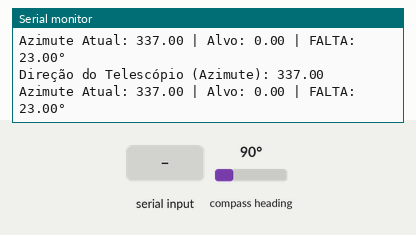
This sketch was run on a simulated Arduino Uno, built with avr-gcc and run on an emulated ATmega328P. Parts: the last lines printed to the serial monitor. Wiring (inferred from the names in the program): QMC5883L compass at I2C address 0x0D; MPU-6050 motion sensor at I2C address 0x68. The inputs (shaded band) are chosen by the test bench; at power-on: compass heading 90°.

Above: at 16.3 s.
16.4 s: compass heading set to 180°
At 17.2 s:
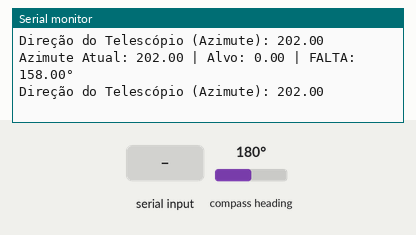
19.4 s: "90,45\n" received over Serial
21.1 s: "30,150\n" received over Serial
24.1 s: compass heading set to 7°
At 25.1 s:
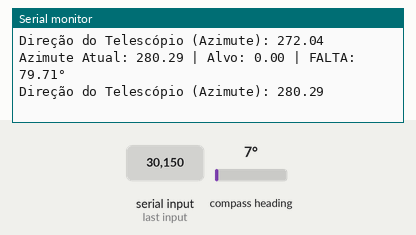
27.1 s: "5\n" received over Serial
30.1 s: compass heading set to 90°
At 30.8 s:
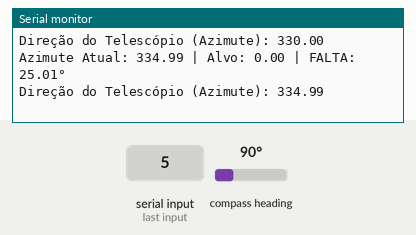
Timing chart, 0 to 33.1 s (numbered marks = the images above; inputs shaded):
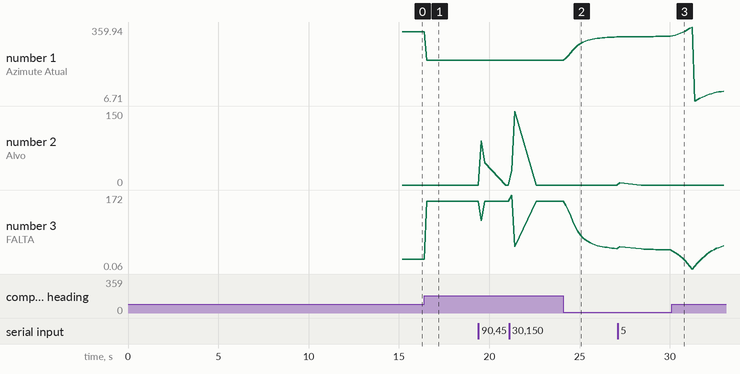

The sketch:

qmc5883l_alvo.ino
```cpp
#include <Wire.h>
#include <math.h>

const int QMC_ADDR = 0x0D;              // Endereço I2C do chip QMC5883L
const float declinacao = -23.0;         // Declinação magnética

// --- VARIÁVEIS DO FILTRO PASSA-BAIXA ---
const float ALPHA = 0.90; // 90% de inércia (memória) e 10% de leitura nova
float eixo_x_filtrado = 0.0;
float eixo_y_filtrado = 0.0;

// Variáveis para rastrear os extremos
int16_t x_min = 32767, x_max = -32768;
int16_t y_min = 32767, y_max = -32768;

//variaveis do offset
float offset_x = 0;
float offset_y = 0;

float anguloAlvo = 0.0;


void lerSensor(int16_t &rx, int16_t &ry, int16_t &rz);


void calibrar();


void setup(){
  Wire.begin();
  Serial.begin(9600);

  // --- 1. estravando a porta do MPU-6050 ---
  Wire.beginTransmission(0x68); // Acorda o MPU
  Wire.write(0x6B);
  Wire.write(0x00);
  Wire.endTransmission();

  Wire.beginTransmission(0x68); // Desabilita os comandos do MPU
  Wire.write(0x6A);
  Wire.write(0x00);
  Wire.endTransmission();

  Wire.beginTransmission(0x68); // Ativa o I2C Bypass Mode (Abre a porta da bússola)
  Wire.write(0x37);
  Wire.write(0x02);
  Wire.endTransmission();

  delay(100); // Dá um tempo para o hardware estabilizar

  // --- 2. CONFIGURANDO A BÚSSOLA (QMC5883L) ---
  // Configurando o Set/Reset Period
  Wire.beginTransmission(0x0D);
  Wire.write(0x0B);
  Wire.write(0x01);
  Wire.endTransmission();

  // Configurando o Control Register 1
  Wire.beginTransmission(0x0D);
  Wire.write(0x09);
  Wire.write(0x1D); // Configura OSR: 512, RNG: 8G, ODR: 200Hz, Modo Contínuo
  Wire.endTransmission();

  Serial.println("=== CALIBRACAO INICIANDO ===");
  Serial.println("Gire o sensor em todas as direcoes!");

  calibrar();

  Serial.println("=== CALIBRACAO FINALIZADA ===");

}

void loop() {

	int16_t x,y,z;
	lerSensor (x,y,z);

	// Auto calibração continmua
	  if (x < x_min) x_min = x;
    if (x > x_max) x_max = x;
    if (y < y_min) y_min = y;
    if (y > y_max) y_max = y;

  	offset_x = (x_max + x_min) / 2.0;
  	offset_y = (y_max + y_min) / 2.0;

	float x_calibrado = x - offset_x;
	float y_calibrado = y - offset_y;


	// --- O FILTRO PASSA-BAIXA ---
  	eixo_x_filtrado = (eixo_x_filtrado * ALPHA) + (x_calibrado * (1.0 - ALPHA));
	eixo_y_filtrado = (eixo_y_filtrado * ALPHA) + (y_calibrado * (1.0 - ALPHA));


	float azimute = atan2(eixo_y_filtrado,eixo_x_filtrado) * 180.0/PI;//Calculo do ângulo já com a transformação em graus

  azimute += declinacao; //Aplicando a declinação magnética de vitoria da conquista

	//Ajuste de quadrante: converte ângulos negativos para 0 até 360
  if (azimute < 0) azimute += 360;
  if (azimute >= 360) azimute -= 360;

    // 1. LER DADOS DO COMPUTADOR
  if (Serial.available() > 0) {
      anguloAlvo = Serial.parseFloat(); // Atualiza o alvo global
      Serial.print("\n>>> NOVO ALVO DEFINIDO: ");
      Serial.print(anguloAlvo);
      Serial.println(" graus <<<\n");
  }

// 2. CALCULAR QUANTO FALTA (Diferença)
// Lógica para encontrar o caminho mais curto (evita girar 350° se pode girar 10°)
float erro = anguloAlvo - azimute;

if (erro > 180) erro -= 360;
if (erro < -180) erro += 360;

float erroMotor = abs(erro);

// 3. MOSTRAR NO MONITOR SERIAL
Serial.print("Azimute Atual: ");
Serial.print(azimute);
Serial.print(" | Alvo: ");
Serial.print(anguloAlvo);
Serial.print(" | FALTA: ");
Serial.print(erroMotor);
Serial.println("°");

// 4. LÓGICA DE MOVIMENTAÇÃO
if (abs(erro) > 1.0) { // Se a diferença for maior que 1 grau
    // moverMotor(anguloAlvo, azimute); // Sua função de motor
} else {
    Serial.println(" [ NO ALVO! ] ");
}

  Serial.print("Direção do Telescópio (Azimute): ");
	Serial.println(azimute);

  delay(100);//ajustar

}


 // LEITURA DO SENSOR
void lerSensor(int16_t &rx, int16_t &ry, int16_t &rz){

// Leitura em rajada de 6 bytes começando do 0x00
  Wire.beginTransmission(QMC_ADDR);
  Wire.write(0x00);
  Wire.endTransmission(false);
  Wire.requestFrom(QMC_ADDR, 6); // solicita os 6 bytes


	if(Wire.available() >= 6) {
// Lendo e garantindo a ordem: PRIMEIRO é o Low (LSB) e o SEGUNDO é o High (MSB)
    	uint8_t x_lsb = Wire.read();
    	uint8_t x_msb = Wire.read();
    	rx = x_lsb | (x_msb << 8);

    	uint8_t y_lsb = Wire.read();
    	uint8_t y_msb = Wire.read();
    	ry = y_lsb | (y_msb << 8);

	    uint8_t z_lsb = Wire.read();
	    uint8_t z_msb = Wire.read();
	    rz= z_lsb | (z_msb << 8);

  }
}
void calibrar(){
  unsigned long tempo = millis();

  while(millis() - tempo < 15000) { // travar o arduino por 15 segunddos para apenas ler a bússola
    int16_t x, y, z;
    lerSensor(x, y, z);

    if (x < x_min) x_min = x;
    if (x > x_max) x_max = x;

    if (y < y_min) y_min = y;
    if (y > y_max) y_max = y;

    Serial.print(".");
    delay(100);
  }

  offset_x = (x_max + x_min) / 2.0;
  offset_y = (y_max + y_min) / 2.0;

  // "Partida a frio" do filtro:
  // Inicializamos o filtro com o valor já calibrado para evitar que
  // o azimute comece em 0 e vá subindo lentamente no início.
  int16_t ix, iy, iz;
  lerSensor(ix, iy, iz);
  eixo_x_filtrado = ix - offset_x;
  eixo_y_filtrado = iy - offset_y;
}
```

Measured:
- after the input at 16.4 s, the serial monitor: prints a new line after 0.13 s (image 1)
- after the input at 24.1 s, the serial monitor: prints a new line after 0.12 s (image 2)
- plotted number 1: 337 → 202 after the input at 16.4 s, 202 → 312.39 after the input at 24.1 s
- plotted number 3: 23 → 158 after the input at 16.4 s, 158 → 47.61 after the input at 24.1 s
